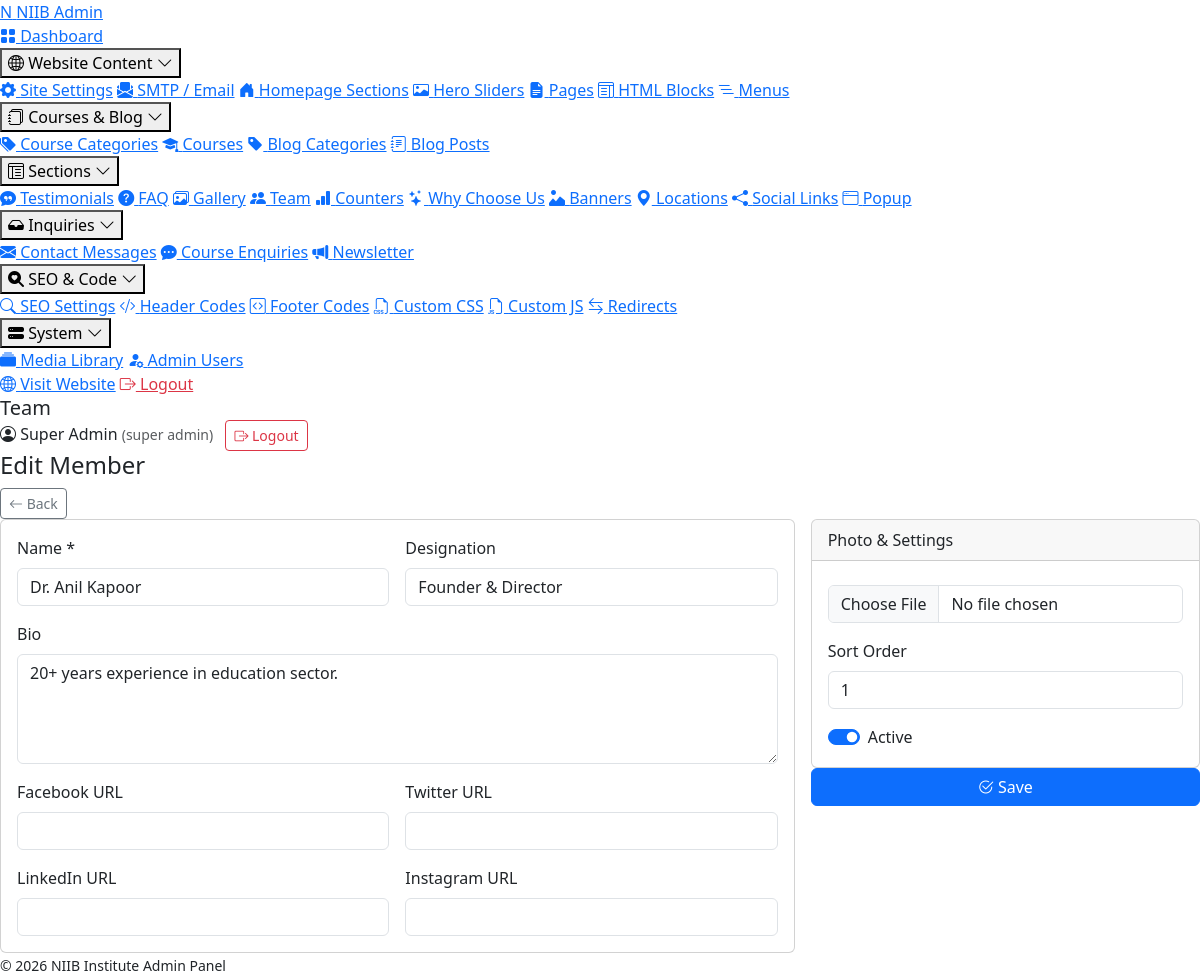
Page /admin/modules/team.php?action=edit&id=1 (signed in) on the committed database.
### tables this page shows
CREATE TABLE `team_members` (
  `id` INT(11) UNSIGNED NOT NULL AUTO_INCREMENT,
  `name` VARCHAR(150) NOT NULL,
  `designation` VARCHAR(150) DEFAULT NULL,
  `bio` TEXT,
  `image` VARCHAR(255) DEFAULT NULL,
  `facebook` VARCHAR(255) DEFAULT NULL,
  `twitter` VARCHAR(255) DEFAULT NULL,
  `linkedin` VARCHAR(255) DEFAULT NULL,
  `instagram` VARCHAR(255) DEFAULT NULL,
  `sort_order` INT(11) NOT NULL DEFAULT 0,
  `status` TINYINT(1) NOT NULL DEFAULT 1,
  PRIMARY KEY (`id`)
);

### includes/functions.php (called while the page is built, shortened)
<?php
function e($value) {
    return htmlspecialchars((string)$value, ENT_QUOTES | ENT_HTML5, 'UTF-8');
}

### config/database.php (called while the page is built, shortened)
<?php
function db() {
    static $pdo = null;
    if ($pdo === null) {
        $dsn = 'mysql:host=' . DB_HOST . ';dbname=' . DB_NAME . ';charset=' . DB_CHARSET;
        $options = [
            PDO::ATTR_ERRMODE            => PDO::ERRMODE_EXCEPTION,
            PDO::ATTR_DEFAULT_FETCH_MODE => PDO::FETCH_ASSOC,
            PDO::ATTR_EMULATE_PREPARES   => false,
            PDO::MYSQL_ATTR_INIT_COMMAND => "SET NAMES " . DB_CHARSET
        ];
        try {
            $pdo = new PDO($dsn, DB_USER, DB_PASS, $options);
        } catch (PDOException $e) {
            if (ENVIRONMENT === 'development') {
                die('Database connection failed: ' . $e->getMessage());
            } else {
                error_log('DB connection error: ' . $e->getMessage());
                die('Service temporarily unavailable.');
            }
        }
    }
    return $pdo;
}

### admin/includes/auth.php (called while the page is built, shortened)
<?php
require_once __DIR__ . '/../../config/database.php';
require_once __DIR__ . '/../../includes/functions.php';
try {
    $stmt = db()->prepare("SELECT id, name, email, role, avatar FROM admin_users WHERE id=? AND status=1");
    $stmt->execute([$_SESSION['admin_id']]);
    $current_admin = $stmt->fetch();
} catch (Throwable $e) {
    die('DB error. Please run install.php.');
}

### admin/includes/crud.php (called while the page is built, shortened)
<?php
function crud_fetch($table, $id) {
    $stmt = db()->prepare("SELECT * FROM `$table` WHERE id=?");
    $stmt->execute([(int)$id]);
    return $stmt->fetch();
}

### admin/modules/team.php (the view, shortened to what this page needs)
<?php
require __DIR__.'/../includes/auth.php';
require __DIR__.'/../includes/crud.php';
$page_title='Team'; $active='team';
$action=$_GET['action']??'list'; $id=(int)($_GET['id']??0); $pdo=db();
include __DIR__.'/../includes/header.php';
if ($action==='add' || $action==='edit') {
    $t=['id'=>0,'name'=>'','designation'=>'','bio'=>'','image'=>'','facebook'=>'','twitter'=>'','linkedin'=>'','instagram'=>'','sort_order'=>0,'status'=>1];
    if ($action==='edit' && $id>0){$r=crud_fetch('team_members',$id); if($r)$t=$r;}
?>
<div class="page-header"><h4><?= $action==='edit'?'Edit Member':'Add Member' ?></h4><a class="btn btn-outline-secondary btn-sm" href="<?= ADMIN_URL ?>/modules/team.php"><i class="bi bi-arrow-left"></i> Back</a></div>
<form method="post" enctype="multipart/form-data"><?= csrf_field() ?>
<div class="row g-3"><div class="col-lg-8">
<div class="card"><div class="card-body"><div class="row g-3">
<div class="col-md-6"><label class="form-label">Name *</label><input name="name" class="form-control" required value="<?= e($t['name']) ?>"></div>
<div class="col-md-6"><label class="form-label">Designation</label><input name="designation" class="form-control" value="<?= e($t['designation']) ?>"></div>
<div class="col-12"><label class="form-label">Bio</label><textarea name="bio" class="form-control" rows="4"><?= e($t['bio']) ?></textarea></div>
<div class="col-md-6"><label class="form-label">Facebook URL</label><input name="facebook" class="form-control" value="<?= e($t['facebook']) ?>"></div>
<div class="col-md-6"><label class="form-label">Twitter URL</label><input name="twitter" class="form-control" value="<?= e($t['twitter']) ?>"></div>
<div class="col-md-6"><label class="form-label">LinkedIn URL</label><input name="linkedin" class="form-control" value="<?= e($t['linkedin']) ?>"></div>
<div class="col-md-6"><label class="form-label">Instagram URL</label><input name="instagram" class="form-control" value="<?= e($t['instagram']) ?>"></div>
</div></div></div></div>
<div class="col-lg-4">
<div class="card"><div class="card-header">Photo & Settings</div><div class="card-body">
    <input type="file" name="image" data-preview="tmp" class="form-control mt-2" accept="image/*">
    <label class="form-label mt-3">Sort Order</label><input type="number" name="sort_order" class="form-control" value="<?= (int)$t['sort_order'] ?>">
    <div class="form-check form-switch mt-3"><input type="checkbox" name="status" id="tst" value="1" class="form-check-input" <?= $t['status']?'checked':'' ?>><label for="tst" class="form-check-label">Active</label></div>
</div></div>
<button class="btn btn-primary w-100"><i class="bi bi-check2-circle"></i> Save</button>
</div></div></form>
<?php } ?>
<?php include __DIR__.'/../includes/footer.php'; ?>

### admin/includes/header.php (shortened to what this page needs)
<?php
$page_title = $page_title ?? 'Admin';
$active = $active ?? '';
?>
<!DOCTYPE html>
<html lang="en">
<head>
<link href="https://cdn.jsdelivr.net/npm/bootstrap@5.3.2/dist/css/bootstrap.min.css" rel="stylesheet">
<link href="https://cdn.jsdelivr.net/npm/bootstrap-icons@1.11.1/font/bootstrap-icons.min.css" rel="stylesheet">
<link href="<?= ADMIN_URL ?>/assets/css/admin.css?v=4" rel="stylesheet">
</head>
<body>
<aside class="admin-sidebar">
    <div class="sidebar-brand">
        <a href="<?= ADMIN_URL ?>/index.php"><span class="logo-mark">N</span> <span class="logo-text">NIIB Admin</span></a>
    </div>
    <nav class="sidebar-nav">
        <a href="<?= ADMIN_URL ?>/index.php" class="<?= $active==='dashboard'?'active':'' ?>"><i class="bi bi-grid-fill"></i> Dashboard</a>
        <?php foreach ($nav_groups as $groupLabel => $group):
            $isOpen = false;
            foreach ($group['items'] as $i) if ($i['key'] === $active) { $isOpen = true; break; }
        ?>
        <div class="nav-group<?= $isOpen ? ' open' : '' ?>">
            <button type="button" class="nav-group-toggle">
                <i class="bi <?= e($group['icon']) ?>"></i>
                <span><?= e($groupLabel) ?></span>
                <i class="bi bi-chevron-down nav-group-chev"></i>
            </button>
            <div class="nav-group-items">
                <?php foreach ($group['items'] as $i): ?>
                    <a href="<?= ADMIN_URL ?>/<?= $i['href'] ?>" class="<?= $active===$i['key']?'active':'' ?>"><i class="bi <?= e($i['icon']) ?>"></i> <?= e($i['label']) ?></a>
                <?php endforeach; ?>
            </div>
        </div>
        <?php endforeach; ?>
        <a href="<?= SITE_URL ?>" target="_blank"><i class="bi bi-globe2"></i> Visit Website</a>
        <a href="<?= ADMIN_URL ?>/logout.php" class="text-danger"><i class="bi bi-box-arrow-right"></i> Logout</a>
    </nav>
</aside>
<div class="admin-main">
    <header class="admin-topbar">
        <h5 class="m-0"><?= e($page_title) ?></h5>
        <div class="ms-auto admin-user">
            <span class="d-none d-md-inline me-2"><i class="bi bi-person-circle"></i> <?= e($current_admin['name']) ?> <small class="text-muted">(<?= e(str_replace('_',' ',$current_admin['role'])) ?>)</small></span>
            <a href="<?= ADMIN_URL ?>/logout.php" class="btn btn-sm btn-outline-danger"><i class="bi bi-box-arrow-right"></i> Logout</a>
        </div>
    </header>
    <main class="admin-content">

### rows in the picture
team_members: name "Dr. Anil Kapoor", designation "Founder & Director", bio "20+ years experience in education sector.", sort_order "1", status "☑"

### other values in the picture
$groupLabel "Website Content"
$i['label'] "Site Settings"
$i['label'] "SMTP / Email"
$i['label'] "Homepage Sections"
$i['label'] "Hero Sliders"
$i['label'] "Pages"
$i['label'] "HTML Blocks"
$i['label'] "Menus"
$groupLabel "Courses & Blog"
$i['label'] "Course Categories"
$i['label'] "Courses"
$i['label'] "Blog Categories"
$i['label'] "Blog Posts"
$groupLabel "Sections"
$i['label'] "Testimonials"
